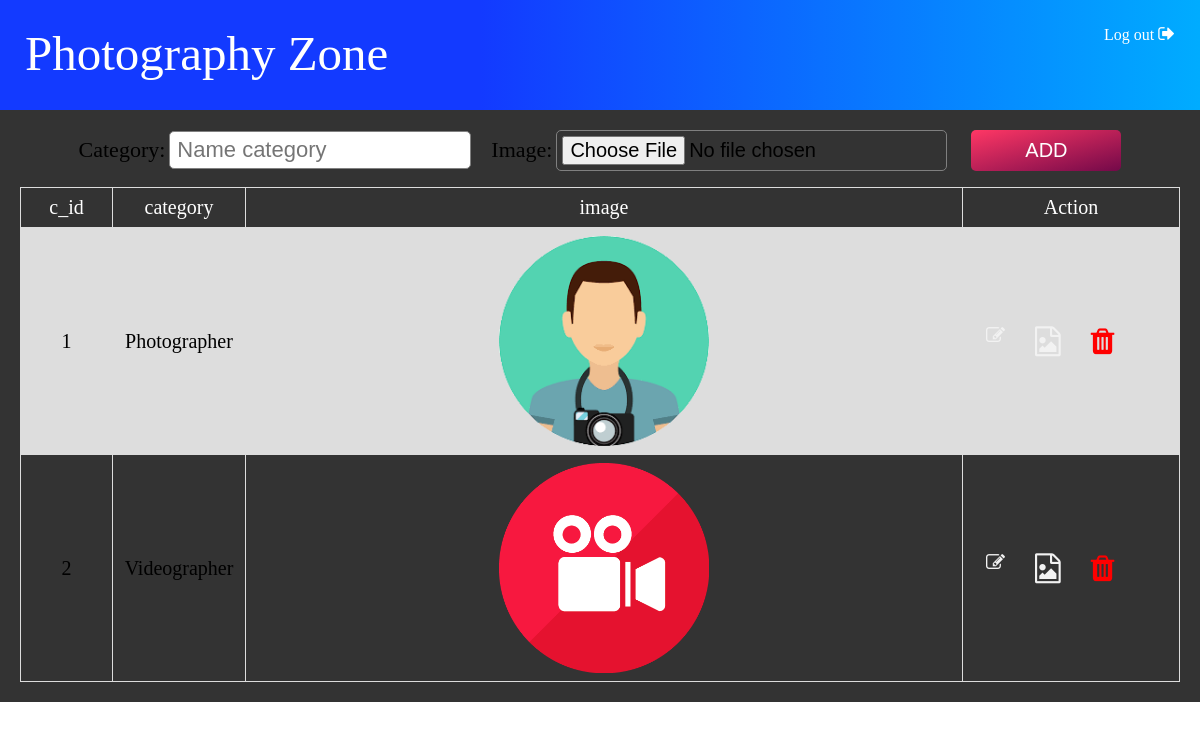
Screenshot of /admin/category.php with the database file from the repository.
### tables this page shows
CREATE TABLE `category` (
  `c_id` int(11) NOT NULL,
  `category` text NOT NULL,
  `image` text NOT NULL
);

### admin/category.php (the view, shortened to what this page needs)
<?php include "header.php"; include "dbconn.php"; ?>
<!DOCTYPE html>
<html>
<head>
  <link rel="stylesheet" href="https://cdnjs.cloudflare.com/ajax/libs/font-awesome/4.7.0/css/font-awesome.min.css">
</head>
<body>
<div style="padding: 20px 20px 20px 20px">
  <form method="POST" id="form1" enctype="multipart/form-data" style="">
    <center>
      <span style="font-size: 22px">Category:</span>
      <input type="category" class="textbox" style="font-size: 22px;border: 1px solid grey; padding: 5px; border-radius: 5px;padding-left: 7px;" name="txt" placeholder="Name category">&nbsp;&nbsp;&nbsp;&nbsp;
      <span style="font-size: 22px">Image:</span> <input type="file" style="font-size: 20px;border: 1px solid grey; padding: 5px; border-radius: 5px;" name="file_img" style="font-size: 20px; border:1px solid grey;">
      <input type="submit" name="add" value="ADD" class="submit" title="Add to category">
    </center>
  </form>
  <table>
    <tr>
    <th width="75">c_id</th>
    <th>category</th>
    <th>image</th>
    <th width="200">Action</th>
    </tr>
    <?php
      $query = "SELECT * FROM category";
    $fire = mysqli_query($conn,$query);
    while($category = mysqli_fetch_array($fire))
    {
      ?>
      <tr>
        <td> <?php echo $category['c_id']; ?>     </td>
        <td> <?php echo $category['category']; ?> </td>
        <td width="700"> <img src="uploads\<?php echo $category['image']; ?>" height="12%" width="30%" title="<?php echo $category['image']?>"/></td>
        <td>
          <center style="opacity: 1;">
            <a href="edit.php?rec=<?php echo $category['c_id']; ?> & nm=<?php echo $category['image']; ?>" class="fa fa-edit" title="Edit image"></a> &nbsp;&nbsp;&nbsp;
            <a class="fa fa-file-picture-o" title="View image" id="myBtn" style="font-size:30px;cursor: pointer;" onclick="display();" ></a> &nbsp;&nbsp;&nbsp;
            <a href="<?php $_SERVER['PHP_SELF'] ?>?del=<?php echo $category['c_id']; ?>" class="fa fa-trash" title="Delete image" style="color:red;font-size: 30px;cursor: pointer;"></a>
          </center>
        </td>
      </tr>
      <?php
    }
    ?>
  </table>
</div>
</body>
</html>

### admin/header.php (style rules this page uses)
body { margin: 0 auto;font-family: dominik; }
.topnav a { float: left; color: #f2f2f2; text-align: center; padding: 10px 15px; text-decoration: none; font-size: 19px; z-index: 2; -webkit-transition-duration: 0.6s; transition-duration: 0.6s; }

### admin/category.php (style rules this page uses)
table { font-family: dominik; font-size: 20px; border-collapse: collapse; width: 100%; }
table tr th { font-weight: normal; }
td, th { border: 1px solid #dddddd; text-align: center; padding: 8px; }
th { background-color: #333333; color: white }
a { text-decoration:none;color: #0e91d0 }
.fa-edit { color: black; font-size:30px; cursor: pointer; }
.fa-trash { color: red; font-size:30px; cursor: pointer; }
tr:nth-child(even) { background-color: #dddddd; border-left-color: white!important; }
.submit { height: 41px; width: 150px; margin-left: 20px; background: linear-gradient(to right bottom,#ff3765,#730949); color: white; text-align: center; border:none; border-radius: 5px; }
.submit { width: 150px; font-size: 16px; -webkit-transition-duration: 0.3s; transition-duration: 0.3s; font-size: 20px; }

### rows the page displays
category: c_id "1", category "Photographer", image (picture)
category: c_id "2", category "Videographer", image (picture)
